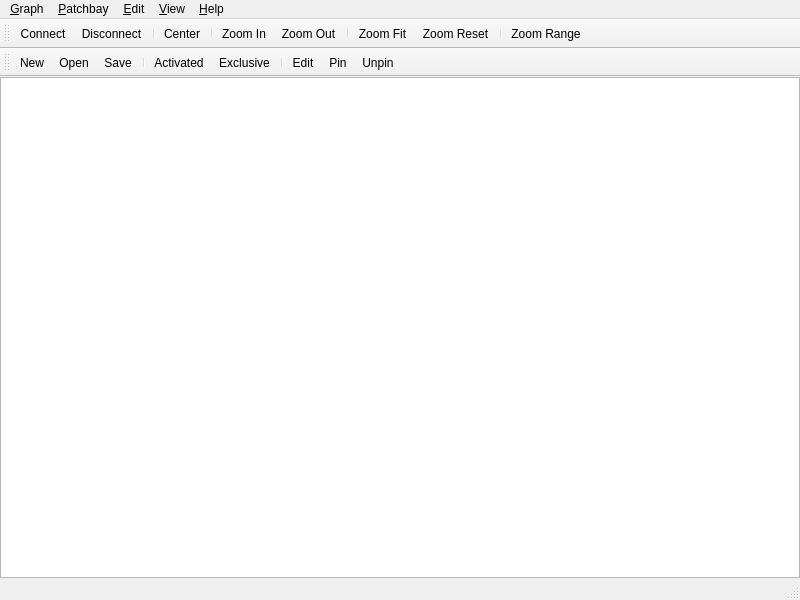
<?xml version="1.0" encoding="UTF-8"?>
<ui version="4.0">
 <author>rncbc aka Rui Nuno Capela</author>
 <comment>qpwgraph - A PipeWire Graph Qt GUI Interface

   Copyright (C) 2021-2025, rncbc aka Rui Nuno Capela. All rights reserved.

   This program is free software; you can redistribute it and/or
   modify it under the terms of the GNU General Public License
   as published by the Free Software Foundation; either version 2
   of the License, or (at your option) any later version.

   This program is distributed in the hope that it will be useful,
   but WITHOUT ANY WARRANTY; without even the implied warranty of
   MERCHANTABILITY or FITNESS FOR A PARTICULAR PURPOSE.  See the
   GNU General Public License for more details.

   You should have received a copy of the GNU General Public License along
   with this program; if not, write to the Free Software Foundation, Inc.,
   51 Franklin Street, Fifth Floor, Boston, MA 02110-1301 USA.

 </comment>
 <class>qpwgraph_main</class>
 <widget class="QMainWindow" name="qpwgraph_main">
  <property name="geometry">
   <rect>
    <x>0</x>
    <y>0</y>
    <width>800</width>
    <height>600</height>
   </rect>
  </property>
  <property name="windowTitle">
   <string>qpwgraph</string>
  </property>
  <property name="windowIcon">
   <iconset resource="qpwgraph.qrc">:/images/qpwgraph.svg</iconset>
  </property>
  <widget class="QWidget" name="MainCentralWidget">
   <layout class="QVBoxLayout">
    <property name="margin">
     <number>0</number>
    </property>
    <property name="spacing">
     <number>0</number>
    </property>
    <item>
     <widget class="qpwgraph_canvas" name="graphCanvas"/>
    </item>
   </layout>
  </widget>
  <widget class="QStatusBar" name="StatusBar"/>
  <widget class="QMenuBar" name="MenuBar">
   <property name="geometry">
    <rect>
     <x>0</x>
     <y>0</y>
     <width>800</width>
     <height>20</height>
    </rect>
   </property>
   <widget class="QMenu" name="graphMenu">
    <property name="title">
     <string>&amp;Graph</string>
    </property>
    <addaction name="graphConnectAction"/>
    <addaction name="graphDisconnectAction"/>
    <addaction name="separator"/>
    <addaction name="graphOptionsAction"/>
    <addaction name="separator"/>
    <addaction name="graphQuitAction"/>
   </widget>
   <widget class="QMenu" name="patchbayMenu">
    <property name="title">
     <string>&amp;Patchbay</string>
    </property>
    <widget class="QMenu" name="patchbayOpenRecentMenu">
     <property name="title">
      <string>Open &amp;Recent</string>
     </property>
    </widget>
    <addaction name="patchbayNewAction"/>
    <addaction name="separator"/>
    <addaction name="patchbayOpenAction"/>
    <addaction name="patchbayOpenRecentMenu"/>
    <addaction name="separator"/>
    <addaction name="patchbaySaveAction"/>
    <addaction name="patchbaySaveAsAction"/>
    <addaction name="separator"/>
    <addaction name="patchbayActivatedAction"/>
    <addaction name="patchbayExclusiveAction"/>
    <addaction name="separator"/>
    <addaction name="patchbayEditAction"/>
    <addaction name="patchbayPinAction"/>
    <addaction name="patchbayUnpinAction"/>
    <addaction name="separator"/>
    <addaction name="patchbayAutoPinAction"/>
    <addaction name="patchbayAutoDisconnectAction"/>
    <addaction name="separator"/>
    <addaction name="patchbayManageAction"/>
   </widget>
   <widget class="QMenu" name="editMenu">
    <property name="title">
     <string>&amp;Edit</string>
    </property>
    <addaction name="editSelectAllAction"/>
    <addaction name="editSelectNoneAction"/>
    <addaction name="editSelectInvertAction"/>
    <addaction name="separator"/>
    <addaction name="editSearchItemAction"/>
    <addaction name="editRenameItemAction"/>
   </widget>
   <widget class="QMenu" name="viewMenu">
    <property name="title">
     <string>&amp;View</string>
    </property>
    <widget class="QMenu" name="viewToolbarMenu">
     <property name="title">
      <string>&amp;Toolbar</string>
     </property>
     <addaction name="viewGraphToolbarAction"/>
     <addaction name="viewPatchbayToolbarAction"/>
    </widget>
    <widget class="QMenu" name="viewThumbviewMenu">
     <property name="title">
      <string>T&amp;humbview</string>
     </property>
     <property name="icon">
      <iconset resource="qpwgraph.qrc">:/images/viewThumbview.png</iconset>
     </property>
     <addaction name="viewThumbviewTopLeftAction"/>
     <addaction name="viewThumbviewTopRightAction"/>
     <addaction name="viewThumbviewBottomLeftAction"/>
     <addaction name="viewThumbviewBottomRightAction"/>
     <addaction name="separator"/>
     <addaction name="viewThumbviewNoneAction"/>
    </widget>
    <widget class="QMenu" name="viewZoomMenu">
     <property name="title">
      <string>&amp;Zoom</string>
     </property>
     <property name="icon">
      <iconset resource="qpwgraph.qrc">:/images/viewZoomTool.png</iconset>
     </property>
     <addaction name="viewZoomInAction"/>
     <addaction name="viewZoomOutAction"/>
     <addaction name="separator"/>
     <addaction name="viewZoomFitAction"/>
     <addaction name="viewZoomResetAction"/>
    </widget>
    <widget class="QMenu" name="viewColorsMenu">
     <property name="title">
      <string>Co&amp;lors</string>
     </property>
     <property name="icon">
      <iconset resource="qpwgraph.qrc">:/images/viewColors.png</iconset>
     </property>
     <addaction name="viewColorsPipewireAudioAction"/>
     <addaction name="viewColorsPipewireMidiAction"/>
     <addaction name="viewColorsPipewireVideoAction"/>
     <addaction name="viewColorsPipewireOtherAction"/>
     <addaction name="separator"/>
     <addaction name="viewColorsResetAction"/>
    </widget>
    <widget class="QMenu" name="viewSortMenu">
     <property name="title">
      <string>S&amp;ort</string>
     </property>
     <addaction name="viewSortPortNameAction"/>
     <addaction name="viewSortPortTitleAction"/>
     <addaction name="viewSortPortIndexAction"/>
     <addaction name="separator"/>
     <addaction name="viewSortAscendingAction"/>
     <addaction name="viewSortDescendingAction"/>
    </widget>
    <addaction name="viewMenubarAction"/>
    <addaction name="viewToolbarMenu"/>
    <addaction name="viewStatusbarAction"/>
    <addaction name="separator"/>
    <addaction name="viewThumbviewMenu"/>
    <addaction name="separator"/>
    <addaction name="viewTextBesideIconsAction"/>
    <addaction name="viewColorsMenu"/>
    <addaction name="viewSortMenu"/>
    <addaction name="separator"/>
    <addaction name="viewCenterAction"/>
    <addaction name="viewZoomMenu"/>
    <addaction name="viewZoomRangeAction"/>
    <addaction name="separator"/>
    <addaction name="viewRepelOverlappingNodesAction"/>
    <addaction name="viewConnectThroughNodesAction"/>
    <addaction name="separator"/>
    <addaction name="viewArrangeNodesAction"/>
    <addaction name="separator"/>
    <addaction name="viewRefreshAction"/>
   </widget>
   <widget class="QMenu" name="helpMenu">
    <property name="title">
     <string>&amp;Help</string>
    </property>
    <addaction name="helpAboutAction"/>
    <addaction name="helpAboutQtAction"/>
   </widget>
   <addaction name="graphMenu"/>
   <addaction name="patchbayMenu"/>
   <addaction name="editMenu"/>
   <addaction name="viewMenu"/>
   <addaction name="separator"/>
   <addaction name="helpMenu"/>
  </widget>
  <widget class="QToolBar" name="graphToolbar">
   <property name="allowedAreas">
    <set>Qt::AllToolBarAreas</set>
   </property>
   <property name="orientation">
    <enum>Qt::Horizontal</enum>
   </property>
   <property name="toolButtonStyle">
    <enum>Qt::ToolButtonTextBesideIcon</enum>
   </property>
   <property name="floatable">
    <bool>true</bool>
   </property>
   <attribute name="toolBarArea">
    <enum>TopToolBarArea</enum>
   </attribute>
   <attribute name="toolBarBreak">
    <bool>false</bool>
   </attribute>
   <addaction name="graphConnectAction"/>
   <addaction name="graphDisconnectAction"/>
   <addaction name="separator"/>
   <addaction name="viewCenterAction"/>
   <addaction name="separator"/>
   <addaction name="viewZoomInAction"/>
   <addaction name="viewZoomOutAction"/>
   <addaction name="separator"/>
   <addaction name="viewZoomFitAction"/>
   <addaction name="viewZoomResetAction"/>
   <addaction name="separator"/>
   <addaction name="viewZoomRangeAction"/>
  </widget>
  <widget class="QToolBar" name="patchbayToolbar">
   <property name="allowedAreas">
    <set>Qt::AllToolBarAreas</set>
   </property>
   <property name="orientation">
    <enum>Qt::Horizontal</enum>
   </property>
   <property name="toolButtonStyle">
    <enum>Qt::ToolButtonTextBesideIcon</enum>
   </property>
   <property name="floatable">
    <bool>true</bool>
   </property>
   <attribute name="toolBarArea">
    <enum>TopToolBarArea</enum>
   </attribute>
   <attribute name="toolBarBreak">
    <bool>true</bool>
   </attribute>
   <addaction name="patchbayNewAction"/>
   <addaction name="patchbayOpenAction"/>
   <addaction name="patchbaySaveAction"/>
   <addaction name="separator"/>
   <addaction name="patchbayActivatedAction"/>
   <addaction name="patchbayExclusiveAction"/>
   <addaction name="separator"/>
   <addaction name="patchbayEditAction"/>
   <addaction name="patchbayPinAction"/>
   <addaction name="patchbayUnpinAction"/>
  </widget>
  <action name="graphConnectAction">
   <property name="icon">
    <iconset resource="qpwgraph.qrc">:/images/itemConnect.png</iconset>
   </property>
   <property name="text">
    <string>&amp;Connect</string>
   </property>
   <property name="iconText">
    <string>Connect</string>
   </property>
   <property name="toolTip">
    <string>Connect</string>
   </property>
   <property name="statusTip">
    <string>Connect selected ports</string>
   </property>
   <property name="shortcut">
    <string>Ctrl+C</string>
   </property>
  </action>
  <action name="graphDisconnectAction">
   <property name="icon">
    <iconset resource="qpwgraph.qrc">:/images/itemDisconnect.png</iconset>
   </property>
   <property name="text">
    <string>&amp;Disconnect</string>
   </property>
   <property name="iconText">
    <string>Disconnect</string>
   </property>
   <property name="toolTip">
    <string>Disconnect</string>
   </property>
   <property name="statusTip">
    <string>Disconnect selected ports</string>
   </property>
   <property name="shortcut">
    <string>Ctrl+D</string>
   </property>
  </action>
  <action name="graphOptionsAction">
   <property name="text">
    <string>&amp;Options...</string>
   </property>
   <property name="iconText">
    <string>Options</string>
   </property>
   <property name="toolTip">
    <string>Options</string>
   </property>
   <property name="statusTip">
    <string>Change general application program options</string>
   </property>
   <property name="shortcut">
    <string/>
   </property>
  </action>
  <action name="graphQuitAction">
   <property name="text">
    <string>&amp;Quit</string>
   </property>
   <property name="iconText">
    <string>Quit</string>
   </property>
   <property name="toolTip">
    <string>Quit</string>
   </property>
   <property name="statusTip">
    <string>Quit this application program</string>
   </property>
   <property name="shortcut">
    <string>Ctrl+Q</string>
   </property>
  </action>
  <action name="patchbayNewAction">
   <property name="icon">
    <iconset resource="qpwgraph.qrc">:/images/fileNew.png</iconset>
   </property>
   <property name="text">
    <string>&amp;New</string>
   </property>
   <property name="iconText">
    <string>New</string>
   </property>
   <property name="toolTip">
    <string>New patchbay</string>
   </property>
   <property name="statusTip">
    <string>New patchbay</string>
   </property>
   <property name="shortcut">
    <string>Ctrl+N</string>
   </property>
  </action>
  <action name="patchbayOpenAction">
   <property name="icon">
    <iconset resource="qpwgraph.qrc">:/images/fileOpen.png</iconset>
   </property>
   <property name="text">
    <string>&amp;Open...</string>
   </property>
   <property name="iconText">
    <string>Open</string>
   </property>
   <property name="toolTip">
    <string>Open patchbay</string>
   </property>
   <property name="statusTip">
    <string>Open patchbay</string>
   </property>
   <property name="shortcut">
    <string>Ctrl+O</string>
   </property>
  </action>
  <action name="patchbaySaveAction">
   <property name="icon">
    <iconset resource="qpwgraph.qrc">:/images/fileSave.png</iconset>
   </property>
   <property name="text">
    <string>&amp;Save</string>
   </property>
   <property name="iconText">
    <string>Save</string>
   </property>
   <property name="toolTip">
    <string>Save patchbay</string>
   </property>
   <property name="statusTip">
    <string>Save current patchbay</string>
   </property>
   <property name="shortcut">
    <string>Ctrl+S</string>
   </property>
  </action>
  <action name="patchbaySaveAsAction">
   <property name="text">
    <string>Save &amp;As...</string>
   </property>
   <property name="iconText">
    <string>Save As</string>
   </property>
   <property name="toolTip">
    <string>Save as</string>
   </property>
   <property name="statusTip">
    <string>Save current patchbay with another name</string>
   </property>
  </action>
  <action name="patchbayActivatedAction">
   <property name="checkable">
    <bool>true</bool>
   </property>
   <property name="icon">
    <iconset resource="qpwgraph.qrc">:/images/itemActivate.png</iconset>
   </property>
   <property name="text">
    <string>Act&amp;ivated</string>
   </property>
   <property name="iconText">
    <string>Activated</string>
   </property>
   <property name="toolTip">
    <string>Activated patchbay</string>
   </property>
   <property name="statusTip">
    <string>Activate current patchbay</string>
   </property>
   <property name="shortcut">
    <string/>
   </property>
  </action>
  <action name="patchbayExclusiveAction">
   <property name="checkable">
    <bool>true</bool>
   </property>
   <property name="icon">
    <iconset resource="qpwgraph.qrc">:/images/itemExclusive.png</iconset>
   </property>
   <property name="text">
    <string>E&amp;xclusive</string>
   </property>
   <property name="iconText">
    <string>Exclusive</string>
   </property>
   <property name="toolTip">
    <string>Exclusive patchbay</string>
   </property>
   <property name="statusTip">
    <string>Exclusive current patchbay</string>
   </property>
   <property name="shortcut">
    <string/>
   </property>
  </action>
  <action name="patchbayEditAction">
   <property name="checkable">
    <bool>true</bool>
   </property>
   <property name="icon">
    <iconset resource="qpwgraph.qrc">:/images/itemEdit.png</iconset>
   </property>
   <property name="text">
    <string>&amp;Edit</string>
   </property>
   <property name="iconText">
    <string>Edit</string>
   </property>
   <property name="toolTip">
    <string>Edit patchbay</string>
   </property>
   <property name="statusTip">
    <string>Edit current patchbay</string>
   </property>
   <property name="shortcut">
    <string/>
   </property>
  </action>
  <action name="patchbayPinAction">
   <property name="icon">
    <iconset resource="qpwgraph.qrc">:/images/itemPin.png</iconset>
   </property>
   <property name="text">
    <string>&amp;Pin</string>
   </property>
   <property name="iconText">
    <string>Pin</string>
   </property>
   <property name="toolTip">
    <string>Pin connection</string>
   </property>
   <property name="statusTip">
    <string>Pin connection to current patchbay</string>
   </property>
   <property name="shortcut">
    <string/>
   </property>
  </action>
  <action name="patchbayUnpinAction">
   <property name="icon">
    <iconset resource="qpwgraph.qrc">:/images/itemUnpin.png</iconset>
   </property>
   <property name="text">
    <string>&amp;Unpin</string>
   </property>
   <property name="iconText">
    <string>Unpin</string>
   </property>
   <property name="toolTip">
    <string>Unpin connection</string>
   </property>
   <property name="statusTip">
    <string>Unpin connection from current patchbay</string>
   </property>
   <property name="shortcut">
    <string/>
   </property>
  </action>
  <action name="patchbayAutoPinAction">
   <property name="checkable">
    <bool>true</bool>
   </property>
   <property name="text">
    <string>Au&amp;to Pin</string>
   </property>
   <property name="toolTip">
    <string>Auto pin connections</string>
   </property>
   <property name="statusTip">
    <string>Auto pin connections to current patchbay</string>
   </property>
   <property name="shortcut">
    <string/>
   </property>
  </action>
  <action name="patchbayAutoDisconnectAction">
   <property name="checkable">
    <bool>true</bool>
   </property>
   <property name="text">
    <string>Auto &amp;Disconnect</string>
   </property>
   <property name="toolTip">
    <string>Auto disconnect on deactivate</string>
   </property>
   <property name="statusTip">
    <string>Auto disconnect on deactivate current patchbay</string>
   </property>
   <property name="shortcut">
    <string/>
   </property>
  </action>
  <action name="patchbayManageAction">
   <property name="text">
    <string>&amp;Manage...</string>
   </property>
   <property name="toolTip">
    <string>Manage</string>
   </property>
   <property name="statusTip">
    <string>Manage current patchbay</string>
   </property>
   <property name="shortcut">
    <string/>
   </property>
  </action>
  <action name="editSelectAllAction">
   <property name="text">
    <string>Select &amp;All</string>
   </property>
   <property name="iconText">
    <string>Select All</string>
   </property>
   <property name="toolTip">
    <string>Select All</string>
   </property>
   <property name="statusTip">
    <string>Select All</string>
   </property>
   <property name="shortcut">
    <string>Ctrl+A</string>
   </property>
  </action>
  <action name="editSelectNoneAction">
   <property name="text">
    <string>Select &amp;None</string>
   </property>
   <property name="iconText">
    <string>Select None</string>
   </property>
   <property name="toolTip">
    <string>Select None</string>
   </property>
   <property name="statusTip">
    <string>Select None</string>
   </property>
   <property name="shortcut">
    <string>Ctrl+Shift+A</string>
   </property>
  </action>
  <action name="editSelectInvertAction">
   <property name="text">
    <string>Select &amp;Invert</string>
   </property>
   <property name="iconText">
    <string>Select Invert</string>
   </property>
   <property name="toolTip">
    <string>Select Invert</string>
   </property>
   <property name="statusTip">
    <string>Select Invert</string>
   </property>
   <property name="shortcut">
    <string>Ctrl+I</string>
   </property>
  </action>
  <action name="editRenameItemAction">
   <property name="icon">
    <iconset resource="qpwgraph.qrc">:/images/itemEdit.png</iconset>
   </property>
   <property name="text">
    <string>&amp;Rename...</string>
   </property>
   <property name="iconText">
    <string>Rename Item</string>
   </property>
   <property name="toolTip">
    <string>Rename item</string>
   </property>
   <property name="statusTip">
    <string>Rename item</string>
   </property>
   <property name="shortcut">
    <string>F2</string>
   </property>
  </action>
  <action name="editSearchItemAction">
   <property name="icon">
    <iconset resource="qpwgraph.qrc">:/images/itemFind.png</iconset>
   </property>
   <property name="text">
    <string>&amp;Find...</string>
   </property>
   <property name="iconText">
    <string>Find</string>
   </property>
   <property name="toolTip">
    <string>Find nodes</string>
   </property>
   <property name="statusTip">
    <string>Find nodes</string>
   </property>
   <property name="shortcut">
    <string>Ctrl+F</string>
   </property>
  </action>
  <action name="viewMenubarAction">
   <property name="checkable">
    <bool>true</bool>
   </property>
   <property name="text">
    <string>&amp;Menubar</string>
   </property>
   <property name="iconText">
    <string>Menubar</string>
   </property>
   <property name="toolTip">
    <string>Menubar</string>
   </property>
   <property name="statusTip">
    <string>Show/hide the main program window menubar</string>
   </property>
   <property name="shortcut">
    <string>Ctrl+M</string>
   </property>
  </action>
  <action name="viewGraphToolbarAction">
   <property name="checkable">
    <bool>true</bool>
   </property>
   <property name="text">
    <string>&amp;Graph</string>
   </property>
   <property name="iconText">
    <string>Graph Toolbar</string>
   </property>
   <property name="toolTip">
    <string>Graph toolbar</string>
   </property>
   <property name="statusTip">
    <string>Show/hide main program graph toolbar</string>
   </property>
  </action>
  <action name="viewPatchbayToolbarAction">
   <property name="checkable">
    <bool>true</bool>
   </property>
   <property name="text">
    <string>&amp;Patchbay</string>
   </property>
   <property name="iconText">
    <string>Patchbay Toolbar</string>
   </property>
   <property name="toolTip">
    <string>Patchbay toolbar</string>
   </property>
   <property name="statusTip">
    <string>Show/hide main program patchbay toolbar</string>
   </property>
  </action>
  <action name="viewStatusbarAction">
   <property name="checkable">
    <bool>true</bool>
   </property>
   <property name="text">
    <string>&amp;Statusbar</string>
   </property>
   <property name="iconText">
    <string>Statusbar</string>
   </property>
   <property name="toolTip">
    <string>Statusbar</string>
   </property>
   <property name="statusTip">
    <string>Show/hide the main program window statusbar</string>
   </property>
   <property name="shortcut">
    <string/>
   </property>
  </action>
  <action name="viewThumbviewTopLeftAction">
   <property name="checkable">
    <bool>true</bool>
   </property>
   <property name="text">
    <string>&amp;Top Left</string>
   </property>
   <property name="iconText">
    <string>Top left</string>
   </property>
   <property name="toolTip">
    <string>Top left</string>
   </property>
   <property name="statusTip">
    <string>Show the thumbnail overview on the top-left</string>
   </property>
   <property name="shortcut">
    <string/>
   </property>
  </action>
  <action name="viewThumbviewTopRightAction">
   <property name="checkable">
    <bool>true</bool>
   </property>
   <property name="text">
    <string>Top &amp;Right</string>
   </property>
   <property name="iconText">
    <string>Top Right</string>
   </property>
   <property name="toolTip">
    <string>Top right</string>
   </property>
   <property name="statusTip">
    <string>Show the thumbnail overview on the top-right</string>
   </property>
   <property name="shortcut">
    <string/>
   </property>
  </action>
  <action name="viewThumbviewBottomLeftAction">
   <property name="checkable">
    <bool>true</bool>
   </property>
   <property name="text">
    <string>Bottom &amp;Left</string>
   </property>
   <property name="iconText">
    <string>Bottom Left</string>
   </property>
   <property name="toolTip">
    <string>Bottom left</string>
   </property>
   <property name="statusTip">
    <string>Show the thumbnail overview on the bottom-left</string>
   </property>
   <property name="shortcut">
    <string/>
   </property>
  </action>
  <action name="viewThumbviewBottomRightAction">
   <property name="checkable">
    <bool>true</bool>
   </property>
   <property name="text">
    <string>&amp;Bottom Right</string>
   </property>
   <property name="iconText">
    <string>Bottom Right</string>
   </property>
   <property name="toolTip">
    <string>Bottom right</string>
   </property>
   <property name="statusTip">
    <string>Show the thumbnail overview on the bottom-right</string>
   </property>
   <property name="shortcut">
    <string/>
   </property>
  </action>
  <action name="viewThumbviewNoneAction">
   <property name="checkable">
    <bool>true</bool>
   </property>
   <property name="text">
    <string>&amp;None</string>
   </property>
   <property name="iconText">
    <string>None</string>
   </property>
   <property name="toolTip">
    <string>Hide thumbview</string>
   </property>
   <property name="statusTip">
    <string>Hide the thumbnail overview</string>
   </property>
   <property name="shortcut">
    <string/>
   </property>
  </action>
  <action name="viewTextBesideIconsAction">
   <property name="checkable">
    <bool>true</bool>
   </property>
   <property name="text">
    <string>Text Beside &amp;Icons</string>
   </property>
   <property name="iconText">
    <string>Text Beside Icons</string>
   </property>
   <property name="toolTip">
    <string>Text beside icons</string>
   </property>
   <property name="statusTip">
    <string>Show/hide text beside icons</string>
   </property>
  </action>
  <action name="viewCenterAction">
   <property name="icon">
    <iconset resource="qpwgraph.qrc">:/images/viewCenter.png</iconset>
   </property>
   <property name="text">
    <string>&amp;Center</string>
   </property>
   <property name="iconText">
    <string>Center</string>
   </property>
   <property name="toolTip">
    <string>Center</string>
   </property>
   <property name="statusTip">
    <string>Center view</string>
   </property>
   <property name="shortcut">
    <string/>
   </property>
  </action>
  <action name="viewRefreshAction">
   <property name="text">
    <string>&amp;Refresh</string>
   </property>
   <property name="iconText">
    <string>Refresh</string>
   </property>
   <property name="toolTip">
    <string>Refresh</string>
   </property>
   <property name="statusTip">
    <string>Refresh view</string>
   </property>
   <property name="shortcut">
    <string>F5</string>
   </property>
  </action>
  <action name="viewZoomInAction">
   <property name="icon">
    <iconset resource="qpwgraph.qrc">:/images/viewZoomIn.png</iconset>
   </property>
   <property name="text">
    <string>Zoom &amp;In</string>
   </property>
   <property name="iconText">
    <string>Zoom In</string>
   </property>
   <property name="toolTip">
    <string>Zoom In</string>
   </property>
   <property name="statusTip">
    <string>Zoom In</string>
   </property>
   <property name="shortcut">
    <string>Ctrl++</string>
   </property>
  </action>
  <action name="viewZoomOutAction">
   <property name="icon">
    <iconset resource="qpwgraph.qrc">:/images/viewZoomOut.png</iconset>
   </property>
   <property name="text">
    <string>Zoom &amp;Out</string>
   </property>
   <property name="iconText">
    <string>Zoom Out</string>
   </property>
   <property name="toolTip">
    <string>Zoom Out</string>
   </property>
   <property name="statusTip">
    <string>Zoom Out</string>
   </property>
   <property name="shortcut">
    <string>Ctrl+-</string>
   </property>
  </action>
  <action name="viewZoomFitAction">
   <property name="icon">
    <iconset resource="qpwgraph.qrc">:/images/viewZoomFit.png</iconset>
   </property>
   <property name="text">
    <string>Zoom &amp;Fit</string>
   </property>
   <property name="iconText">
    <string>Zoom Fit</string>
   </property>
   <property name="toolTip">
    <string>Zoom Fit</string>
   </property>
   <property name="statusTip">
    <string>Zoom Fit</string>
   </property>
   <property name="shortcut">
    <string>Ctrl+0</string>
   </property>
  </action>
  <action name="viewZoomResetAction">
   <property name="icon">
    <iconset resource="qpwgraph.qrc">:/images/viewZoomReset.png</iconset>
   </property>
   <property name="text">
    <string>Zoom &amp;Reset</string>
   </property>
   <property name="iconText">
    <string>Zoom Reset</string>
   </property>
   <property name="toolTip">
    <string>Zoom Reset</string>
   </property>
   <property name="statusTip">
    <string>Zoom Reset</string>
   </property>
   <property name="shortcut">
    <string>Ctrl+1</string>
   </property>
  </action>
  <action name="viewZoomRangeAction">
   <property name="checkable">
    <bool>true</bool>
   </property>
   <property name="icon">
    <iconset resource="qpwgraph.qrc">:/images/viewZoomRange.png</iconset>
   </property>
   <property name="text">
    <string>Zoom Rang&amp;e</string>
   </property>
   <property name="iconText">
    <string>Zoom Range</string>
   </property>
   <property name="toolTip">
    <string>Zoom Range</string>
   </property>
   <property name="statusTip">
    <string>Zoom Range</string>
   </property>
   <property name="shortcut">
    <string/>
   </property>
  </action>
  <action name="viewColorsPipewireAudioAction">
   <property name="text">
    <string>PipeWire &amp;Audio...</string>
   </property>
   <property name="iconText">
    <string>PipeWire Audio Color</string>
   </property>
   <property name="toolTip">
    <string>PipeWire Audio color</string>
   </property>
   <property name="statusTip">
    <string>PipeWire Audio color</string>
   </property>
   <property name="shortcut">
    <string/>
   </property>
  </action>
  <action name="viewColorsPipewireMidiAction">
   <property name="text">
    <string>PipeWire &amp;MIDI...</string>
   </property>
   <property name="iconText">
    <string>PipeWire MIDI Color</string>
   </property>
   <property name="toolTip">
    <string>PipeWire MIDI color</string>
   </property>
   <property name="statusTip">
    <string>PipeWire MIDI color</string>
   </property>
   <property name="shortcut">
    <string/>
   </property>
  </action>
  <action name="viewColorsPipewireVideoAction">
   <property name="text">
    <string>PipeWire &amp;Video...</string>
   </property>
   <property name="iconText">
    <string>PipeWire Video Color</string>
   </property>
   <property name="toolTip">
    <string>PipeWire Video color</string>
   </property>
   <property name="statusTip">
    <string>PipeWire Video color</string>
   </property>
   <property name="shortcut">
    <string/>
   </property>
  </action>
  <action name="viewColorsPipewireOtherAction">
   <property name="text">
    <string>PipeWire &amp;Other...</string>
   </property>
   <property name="iconText">
    <string>PipeWire Other Color</string>
   </property>
   <property name="toolTip">
    <string>PipeWire Other color</string>
   </property>
   <property name="statusTip">
    <string>PipeWire Other color</string>
   </property>
   <property name="shortcut">
    <string/>
   </property>
  </action>
  <action name="viewColorsAlsaMidiAction">
   <property name="text">
    <string>ALSA M&amp;IDI...</string>
   </property>
   <property name="iconText">
    <string>ALSA MIDI Color</string>
   </property>
   <property name="toolTip">
    <string>ALSA MIDI color</string>
   </property>
   <property name="statusTip">
    <string>ALSA MIDI color</string>
   </property>
   <property name="shortcut">
    <string/>
   </property>
  </action>
  <action name="viewColorsResetAction">
   <property name="text">
    <string>&amp;Reset</string>
   </property>
   <property name="iconText">
    <string>Reset Colors</string>
   </property>
   <property name="toolTip">
    <string>Reset colors</string>
   </property>
   <property name="statusTip">
    <string>Reset colors</string>
   </property>
   <property name="shortcut">
    <string/>
   </property>
  </action>
  <action name="viewSortPortNameAction">
   <property name="checkable">
    <bool>true</bool>
   </property>
   <property name="text">
    <string>Port &amp;Name</string>
   </property>
   <property name="toolTip">
    <string>Port name</string>
   </property>
   <property name="statusTip">
    <string>Sort by port name</string>
   </property>
   <property name="shortcut">
    <string/>
   </property>
  </action>
  <action name="viewSortPortTitleAction">
   <property name="checkable">
    <bool>true</bool>
   </property>
   <property name="text">
    <string>Port &amp;Title</string>
   </property>
   <property name="toolTip">
    <string>Port title</string>
   </property>
   <property name="statusTip">
    <string>Sort by port title</string>
   </property>
   <property name="shortcut">
    <string/>
   </property>
  </action>
  <action name="viewSortPortIndexAction">
   <property name="checkable">
    <bool>true</bool>
   </property>
   <property name="text">
    <string>Port &amp;Index</string>
   </property>
   <property name="toolTip">
    <string>Port index</string>
   </property>
   <property name="statusTip">
    <string>Sort by port index</string>
   </property>
   <property name="shortcut">
    <string/>
   </property>
  </action>
  <action name="viewSortAscendingAction">
   <property name="checkable">
    <bool>true</bool>
   </property>
   <property name="text">
    <string>&amp;Ascending</string>
   </property>
   <property name="toolTip">
    <string>Ascending</string>
   </property>
   <property name="statusTip">
    <string>Ascending sort order</string>
   </property>
   <property name="shortcut">
    <string/>
   </property>
  </action>
  <action name="viewSortDescendingAction">
   <property name="checkable">
    <bool>true</bool>
   </property>
   <property name="text">
    <string>&amp;Descending</string>
   </property>
   <property name="toolTip">
    <string>Descending</string>
   </property>
   <property name="statusTip">
    <string>Descending sort order</string>
   </property>
   <property name="shortcut">
    <string/>
   </property>
  </action>
  <action name="viewRepelOverlappingNodesAction">
   <property name="checkable">
    <bool>true</bool>
   </property>
   <property name="text">
    <string>Repel O&amp;verlapping Nodes</string>
   </property>
   <property name="iconText">
    <string>Repel Nodes</string>
   </property>
   <property name="toolTip">
    <string>Repel overlapping nodes</string>
   </property>
   <property name="statusTip">
    <string>Repel overlapping nodes</string>
   </property>
   <property name="shortcut">
    <string/>
   </property>
  </action>
  <action name="viewArrangeNodesAction">
   <property name="text">
    <string>&amp;Arrange Nodes</string>
   </property>
   <property name="iconText">
    <string>Arrange Nodes</string>
   </property>
   <property name="toolTip">
    <string>Arrange nodes (topological sort)</string>
   </property>
   <property name="statusTip">
    <string>Use topological sort to arrange nodes following signal path from left to right.</string>
   </property>
   <property name="shortcut">
    <string/>
   </property>
  </action>
  <action name="viewConnectThroughNodesAction">
   <property name="checkable">
    <bool>true</bool>
   </property>
   <property name="text">
    <string>Connect Thro&amp;ugh Nodes</string>
   </property>
   <property name="iconText">
    <string>Connect Through Nodes</string>
   </property>
   <property name="toolTip">
    <string>Connect through nodes</string>
   </property>
   <property name="statusTip">
    <string>Whether to draw connectors through or around nodes</string>
   </property>
   <property name="shortcut">
    <string/>
   </property>
  </action>
  <action name="helpAboutAction">
   <property name="text">
    <string>&amp;About...</string>
   </property>
   <property name="iconText">
    <string>About...</string>
   </property>
   <property name="toolTip">
    <string>About</string>
   </property>
   <property name="statusTip">
    <string>Show information about this application program</string>
   </property>
   <property name="shortcut">
    <string/>
   </property>
  </action>
  <action name="helpAboutQtAction">
   <property name="text">
    <string>About &amp;Qt...</string>
   </property>
   <property name="iconText">
    <string>About Qt...</string>
   </property>
   <property name="toolTip">
    <string>About Qt</string>
   </property>
   <property name="statusTip">
    <string>Show information about the Qt toolkit</string>
   </property>
   <property name="shortcut">
    <string/>
   </property>
  </action>
 </widget>
 <layoutdefault spacing="4" margin="4"/>
 <customwidgets>
  <customwidget>
   <class>qpwgraph_canvas</class>
   <extends>QGraphicsView</extends>
   <header>qpwgraph_canvas.h</header>
  </customwidget>
 </customwidgets>
 <resources>
  <include location="qpwgraph.qrc"/>
 </resources>
 <connections/>
</ui>
